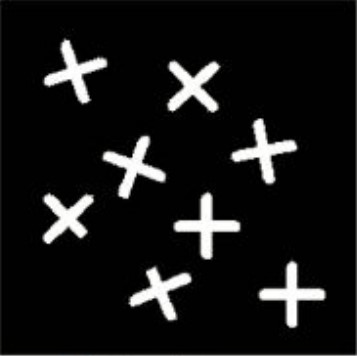
#> input picture 8-connectivity application/sample.jpg, 357 x 356 px
$ python 8-connectivity.py
#> lines starting #> are read from the running program, lines starting #| are printed output that depends on the picture; after the words box and inside, x2 and y2 are one past the last pixel; in counts of white or black regions, pixels touching at a corner belong together
import cv2
import numpy as np

img = cv2.imread('sample.jpg')
#> img is the input picture: shape (356, 357, 3); mean B, G, R 22.2, 22.4, 22.4
grayScale = cv2.cvtColor(img, cv2.COLOR_BGR2GRAY)
_, binaryImage = cv2.threshold(grayScale, 128, 255, cv2.THRESH_BINARY)
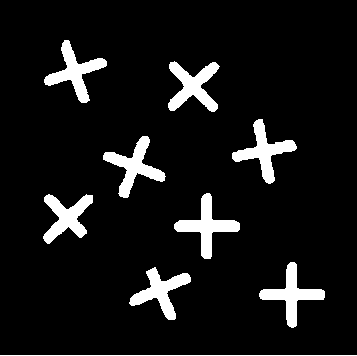
#> binaryImage: shape (356, 357); 8.3% white; 9 white regions, largest, box (x1, y1, x2, y2) and area: (174, 193, 240, 259) 1335, (232, 119, 297, 184) 1292, (168, 61, 220, 112) 1291
# Label objects using connected components analysis
n_objects, labels, stats, centroids = cv2.connectedComponentsWithStats(binaryImage, connectivity=8)
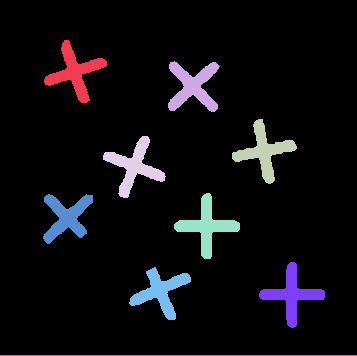
#> labels: shape (356, 357) int32; 10 distinct labels, from 0 to 9; one colour per label, 0 black
#> n_objects = 10; stats = [[0, 0, 357, 355, 116577], [44, 40, 63, 63, 1272], [168, 61, 52, 51, 1291], [232, 119, 65, 65, 1292], [103, 136, 63, 62, 1289], [174, 193, 66, 66, 1335], [43, 194, 50, 50, 1194], [259, 262, 66, 66, 1282], [129, 267, 62, 53, 1203], [0, 355, 357, 1, 357]]; centroids = [[178.3, 176.1], [74.56, 71.49], [192.7, 85.94], [263.9, 150.9], [133.8, 166.1], [206.5, 225.7], [66.16, 216.8], [291.5, 294.2], [160.3, 291.2], [178, 355]]
coloredImage = np.zeros_like(img)        # Create an output img

# Generate random colors for each object
colors = [tuple(np.random.randint(0, 255, 3).tolist()) for _ in range(n_objects)]
#> colors = [(172, 47, 117), (192, 67, 251), (195, 103, 9), (211, 21, 242), (36, 87, 70), (216, 88, 140), (58, 193, 230), (39, 87, 174), (88, 81, 165), (25, 77, 72)]

for label in range(1, n_objects):
    mask = labels == label
    coloredImage[mask] = colors[label]
#> this loop made 9 passes
#> pass 1, `mask = labels == label`:
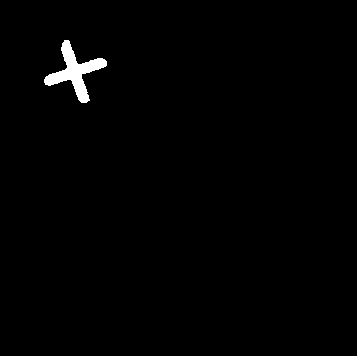
#> mask: shape (356, 357) bool; 1% white; 1 white region, box (x1, y1, x2, y2) and area: (44, 40, 107, 103) 1272
#> pass 2, `mask = labels == label`:
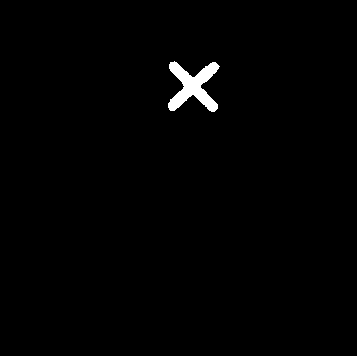
#> mask: shape (356, 357) bool; 1% white; 1 white region, box (x1, y1, x2, y2) and area: (168, 61, 220, 112) 1291
#> pass 3, `mask = labels == label`:
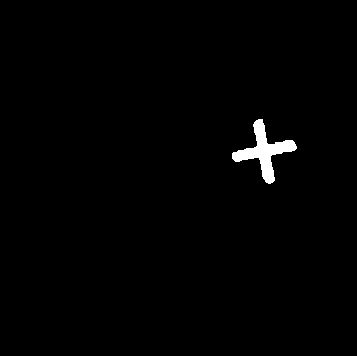
#> mask: shape (356, 357) bool; 1% white; 1 white region, box (x1, y1, x2, y2) and area: (232, 119, 297, 184) 1292
#> after the loop:
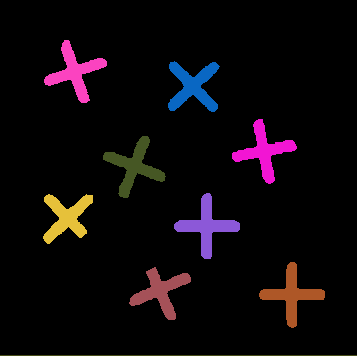
#> coloredImage: shape (356, 357, 3); mean of channels 0, 1, 2 10.5, 7.4, 12.9; drawn as B, G, R

cv2.imshow("Original Image", img)
cv2.imshow("Labeled Image", coloredImage)
cv2.waitKey(0)
cv2.destroyAllWindows()
